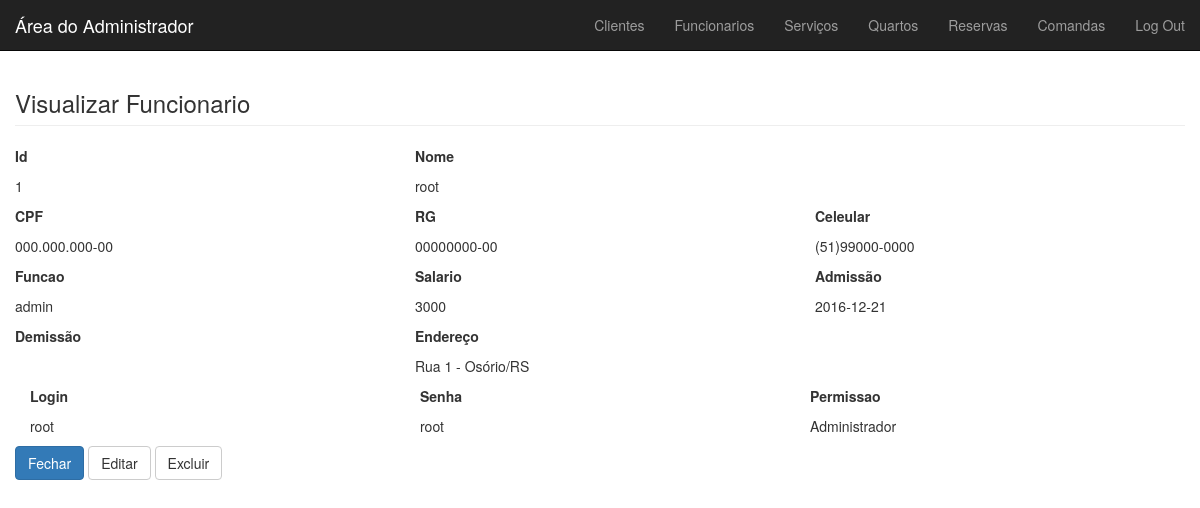
Screenshot of /view/telas/view_funcionario.php?id=1 (signed in) with the database file from the repository.
### tables this page shows
CREATE TABLE funcionario (
     id         INTEGER PRIMARY KEY AUTO_INCREMENT
    ,nome       VARCHAR(50) NOT NULL
    ,funcao     VARCHAR(50) NOT NULL
    ,cpf        VARCHAR(15) UNIQUE NOT NULL
    ,rg         VARCHAR(13) UNIQUE NOT NULL
    ,celular    VARCHAR(15) NOT NULL
    ,salario    DECIMAL NOT NULL
    ,admissao   DATE NOT NULL
    ,demissao   DATE
    ,endereco   VARCHAR(100) NOT NULL
    ,login      VARCHAR(100) UNIQUE NOT NULL
    ,senha      VARCHAR(100) NOT NULL
    ,eh_admin   BOOLEAN NOT NULL 
);

### persistencia/FuncionarioPersistencia.php (called while the page is built, shortened)
<?php
	require_once '../../model/Funcionario.php';
	class FuncionarioPersistencia{
		public function selectFromId($id){
			$banco = new Banco();
			$banco->abrirConexao();
			$conn = $banco->getConexao();
			$sql = "select*from funcionario where id = '$id'";
			$result = mysqli_query($conn,$sql);
			$funcionario= null;
			if (mysqli_num_rows($result) > 0) {
   				$linha = mysqli_fetch_assoc($result);
					$funcionario = new Funcionario($linha['nome'],$linha['funcao'],$linha['cpf'],$linha['rg'],$linha['celular'],$linha['salario'],$linha['admissao'],$linha['demissao'],$linha['endereco'],$linha['login'],$linha['senha'],$linha['eh_admin']);
				 $funcionario->setId($linha['id']);
			}else{
			}
			return $funcionario;
		}
	}
?>

### controller/FuncionarioControle.php (called while the page is built, shortened)
<?php
	require_once '../../persistencia/FuncionarioPersistencia.php';
	class FuncionarioControle{
		private $funcPers;
		public function FuncionarioControle(){
			$this->funcPers = new FuncionarioPersistencia();
		}
		public function selectFromId($id){
			return $this->funcPers->selectFromId($id);
		}
	}
?>

### model/Funcionario.php (called while the page is built, shortened)
<?php
    class Funcionario {
        private $id;
        private $nome;
        private $funcao;
        private $cpf;
        private $rg;
        private $celular;
        private $salario;
        private $admissao;
        private $endereco;
        private $login;
        private $senha;
        private $eh_admin;
        public function getId(){
            return $this->id;
        }
        public function setId($_id){
            $this->id = $_id;
        }
        public function getNome(){
            return $this->nome;
        }
        public function setNome($_nome){
            $this->nome = $_nome;
        }
        public function getFuncao(){
            return $this->funcao;
        }
        public function setFuncao($_funcao){
            $this->funcao = $_funcao;
        }
        public function getCpf(){
            return $this->cpf;
        }
        public function setCpf($_cpf){
            $this->cpf = $_cpf;
        }
        public function getRg(){
            return $this->rg;
        }
        public function setRg($_rg){
            $this->rg = $_rg;
        }
        public function getCelular(){
            return $this->celular;
        }
        public function setCelular($_celular){
            $this->celular = $_celular;
        }
        public function getSalario(){
            return $this->salario;
        }
        public function setSalario($_salario){
            $this->salario = $_salario;
        }
        public function getAdmissao(){
            return $this->admissao;
        }
        public function setAdmissao($_admissao){
            $this->admissao = $_admissao;
        }
        public function getEndereco(){
            return $this->endereco;
        }
        public function setEndereco($_endereco){
            $this->endereco = $_endereco;
        }
        public function getLogin(){
            return $this->login;
        }
        public function setLogin($_login){
            $this->login = $_login;
        }
        public function getSenha(){
            return $this->senha;
        }
        public function setSenha($_senha){
            $this->senha = $_senha;
        }
        public function getEhAdmin(){
            return $this->eh_admin;
        }
        public function setEhAdmin($_ehAdmin){
            $this->eh_admin = $_ehAdmin;
        }
    }
?>

### view/telas/view_funcionario.php (the view, shortened to what this page needs)
<?php
  require_once '../../model/funcionario.php';
  require_once '../../controller/FuncionarioControle.php';
    $controle = new FuncionarioControle();
     $id = $_GET["id"];
  $funcionario = $controle->selectFromId($id);
?>
<!DOCTYPE html>
<html lang="pt-br">
<head>
 <link href="../vendor/bootstrap/css2/bootstrap.min.css" rel="stylesheet">
 <link href="../vendor/bootstrap/css2/style.css" rel="stylesheet">
</head>
<body>
 <div id="main" class="container-fluid" style="margin-top: 50px">
  <h3 class="page-header">Visualizar Funcionario</h3>
<?php
 echo" <div class=\"row\">
    <div class=\"col-md-4\">
      <p><strong>Id</strong></p>
  	  <p>". $funcionario->getId() ."</p>
    </div>".
	"<div class=\"col-md-8\">
      <p><strong>Nome</strong></p>
  	  <p>". $funcionario->getNome() ."</p>
    </div>".
	"<div class=\"col-md-4\">
      <p><strong>CPF</strong></p>
  	  <p>". $funcionario->getCpf() ."</p>
    </div>".
  "<div class=\"col-md-4\">
      <p><strong>RG</strong></p>
  	  <p>". $funcionario->getRg() ."</p>
    </div>".
	 "<div class=\"col-md-4\">
      <p><strong>Celeular</strong></p>
  	  <p>". $funcionario->getCelular() ."</p>
    </div>".
	"<div class=\"col-md-4\">
      <p><strong>Funcao</strong></p>
  	  <p>". $funcionario->getFuncao() ."</p>
  </div>".
  "<div class=\"col-md-4\">
      <p><strong>Salario</strong></p>
      <p>". $funcionario->getSalario() ."</p>
  </div>".
  "<div class=\"col-md-4\">
      <p><strong>Admissão</strong></p>
      <p>". $funcionario->getAdmissao() ."</p>
  </div>".
  "<div class=\"col-md-4\">
      <p><strong>Demissão</strong></p>
      <p>". $funcionario->getDemissao() ."</p>
  </div>".
  "<div class=\"col-md-4\">
      <p><strong>Endereço</strong></p>
      <p>". $funcionario->getEndereco() ."</p>
    </div>
  </div>".
	"<div class=\"col-md-4\">
      <p><strong>Login</strong></p>
  	  <p>". $funcionario->getLogin() ."</p>
    </div>".
	"<div class=\"col-md-4\">
      <p><strong>Senha</strong></p>
  	  <p>". $funcionario->getSenha() ."</p>
    </div>".
     "<div class=\"col-md-4\">
      <p><strong>Permissao</strong></p>";
if ($funcionario->getEhAdmin() == 1) {
  echo "<p>Administrador</p>";
}else if ($funcionario->getEhAdmin() == 0) {
  echo "<p>Funcionário</p>";
}
echo"  </div>
<hr />
 <div id=\"actions\" class=\"row\">
   <div class=\"col-md-12\">
     <a href=\"index_funcionario.php\" class=\"btn btn-primary\">Fechar</a>
	 <a href=\"edit_funcionario.php?id=$id\" class=\"btn btn-default\">Editar</a>
	 <a href=\"modal_funcionario.php?id=$id\" class=\"btn btn-default\" data-toggle=\"modal\" data-target=\"#delete-modal\" name='excluir'>Excluir</a>
   </div>
 </div>";
 ?>
</body>
</html>

### rows the page displays
funcionario: id "1", nome "root", cpf "000.000.000-00", rg "00000000-00", celular "(51)99000-0000", funcao "admin", salario "3000", admissao "2016-12-21", endereco "Rua 1 - Osório/RS", login "root", senha "root"
